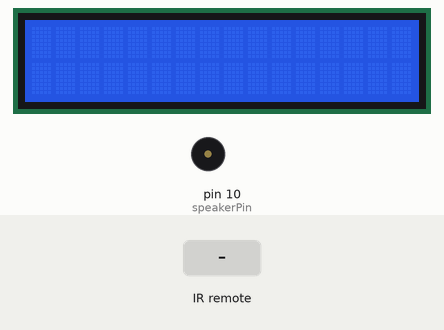
Simulated run of this sketch. Board: Arduino Uno, built with avr-gcc and run on an emulated ATmega328P. On the bench: 16×2 character LCD, buzzer (waves = sounding). The test bench sets the inputs (shaded band). What the sketch prints to the serial monitor is not drawn.

Above: at 1.2 s.
1.3 s: infrared code 0xFFE21D received
At 1.9 s:
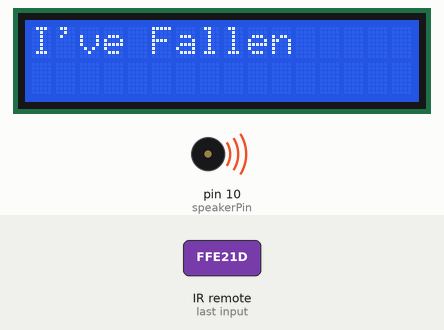
2.8 s: infrared code 0xFFA25D received
At 5.6 s:
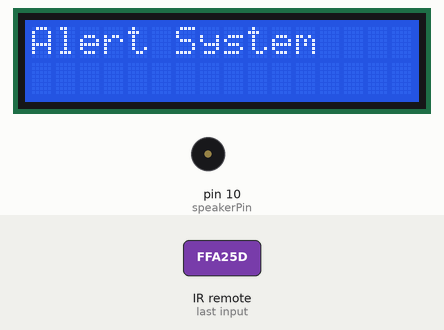
5.8 s: infrared code 0xFF629D received
At 6.2 s:
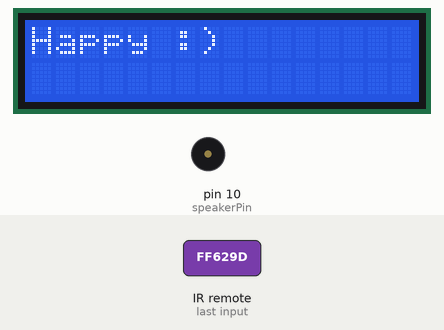
7.3 s: infrared code 0xFF22DD received
At 8.5 s:
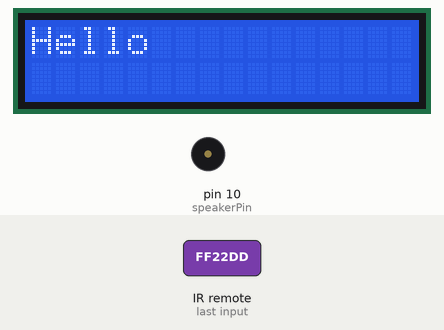
8.8 s: infrared code 0xFF02FD received
At 9.7 s:
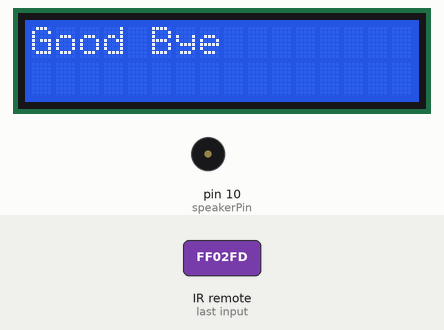
10.3 s: infrared code 0xFFC23D received
At 10.8 s:
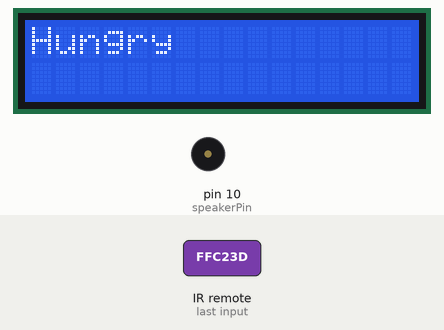
Timing chart, 0 to 12.8 s (numbered marks = the images above; inputs shaded):
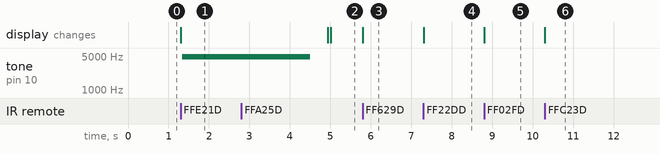

Measured:
- after the input at 1.3 s, tone on pin 10 (speakerPin): silent → 4832 Hz at once; the display: changes at once (image 1)
- after the input at 2.8 s, the display: first changes after 2.1 s (image 2 shows a later state)
- after the input at 5.8 s, the display: changes at once (image 3)
- after the input at 7.3 s, the display: changes at once (image 4)
- after the input at 8.8 s, the display: changes at once (image 5)
- after the input at 10.3 s, the display: changes at once (image 6)

The sketch:

ICE1501.ino
```cpp
#include "IRremote.h"
#include<LiquidCrystal.h>    //Include these 2 Libraries

/* Set up OUTPUT pins */
const int rs=12, en=11, d4=5, d5=4, d6=3, d7=2;  //Pins for the LCD
LiquidCrystal lcd(rs,en,d4,d5,d6,d7);
int receiver = 13; // Signal Pin of IR receiver to Arduino Digital Pin 13
int speakerPin = 10; //Pin for the Passive Buzzer

/* Declare objects */
IRrecv irrecv(receiver);     // Create instance of 'irrecv'
decode_results results;      // Create instance of 'decode_results'

/* Set up for Buzzer */
char note= 'c';
int tempo = 300;

void playTone(int tone, int duration){
	for (long i = 0; i < duration * 1000L; i += tone * 2){
	digitalWrite(speakerPin, HIGH);
	delayMicroseconds(tone);
	digitalWrite(speakerPin, LOW);
	delayMicroseconds(tone);
  }
}


/* Function */
void translateIR() // Takes action based on IR code received

// Describing Remote IR codes

{

  switch(results.value)

  {
  case 0xFFA25D: lcd.begin(16,2); lcd.print("Alert System"); break;
  case 0xFFE21D: lcd.print("I've Fallen"); playTone (note, 10 * tempo); break;
  case 0xFF629D: lcd.print("Happy :)"); break;
  case 0xFF22DD: lcd.print("Hello");  break;
  case 0xFF02FD: lcd.print("Good Bye");    break;
  case 0xFFC23D: lcd.print("Hungry");   break;
  case 0xFFE01F: lcd.print("Tired");    break;
  case 0xFFA857: lcd.print("Sad :(");    break;
  case 0xFF906F: lcd.print("Night");    break;
  case 0xFF9867: lcd.print("Love You <3");    break;
  case 0xFFB04F: lcd.print("Thirsty");    break;
  case 0xFF6897: lcd.print("0");    break;
  case 0xFF30CF: lcd.print("1");    break;
  case 0xFF18E7: lcd.print("2");    break;
  case 0xFF7A85: lcd.print("3");    break;
  case 0xFF10EF: lcd.print("4");    break;
  case 0xFF38C7: lcd.print("5");    break;
  case 0xFF5AA5: lcd.print("6");    break;
  case 0xFF42BD: lcd.print("7");    break;
  case 0xFF4AB5: lcd.print("8");    break;
  case 0xFF52AD: lcd.print("9");    break;
  case 0xFFFFFFFF: Serial.println(" REPEAT");break;

  default:
    Serial.println(" other button : ");
    Serial.println(results.value);

  }// End Case

  delay(500); // Do not get immediate repeat


} //END translateIR


void setup()
{
  lcd.begin(16,2);
  Serial.begin(9600);
  Serial.println("IR Receiver Button Decode");
  irrecv.enableIRIn();
  pinMode(speakerPin,OUTPUT);

}


void loop()
{
  if (irrecv.decode(&results)) // Have we received an IR signal?

  {
    lcd.clear();
    translateIR();
    irrecv.resume(); // Receive the next value
  }
}
```
